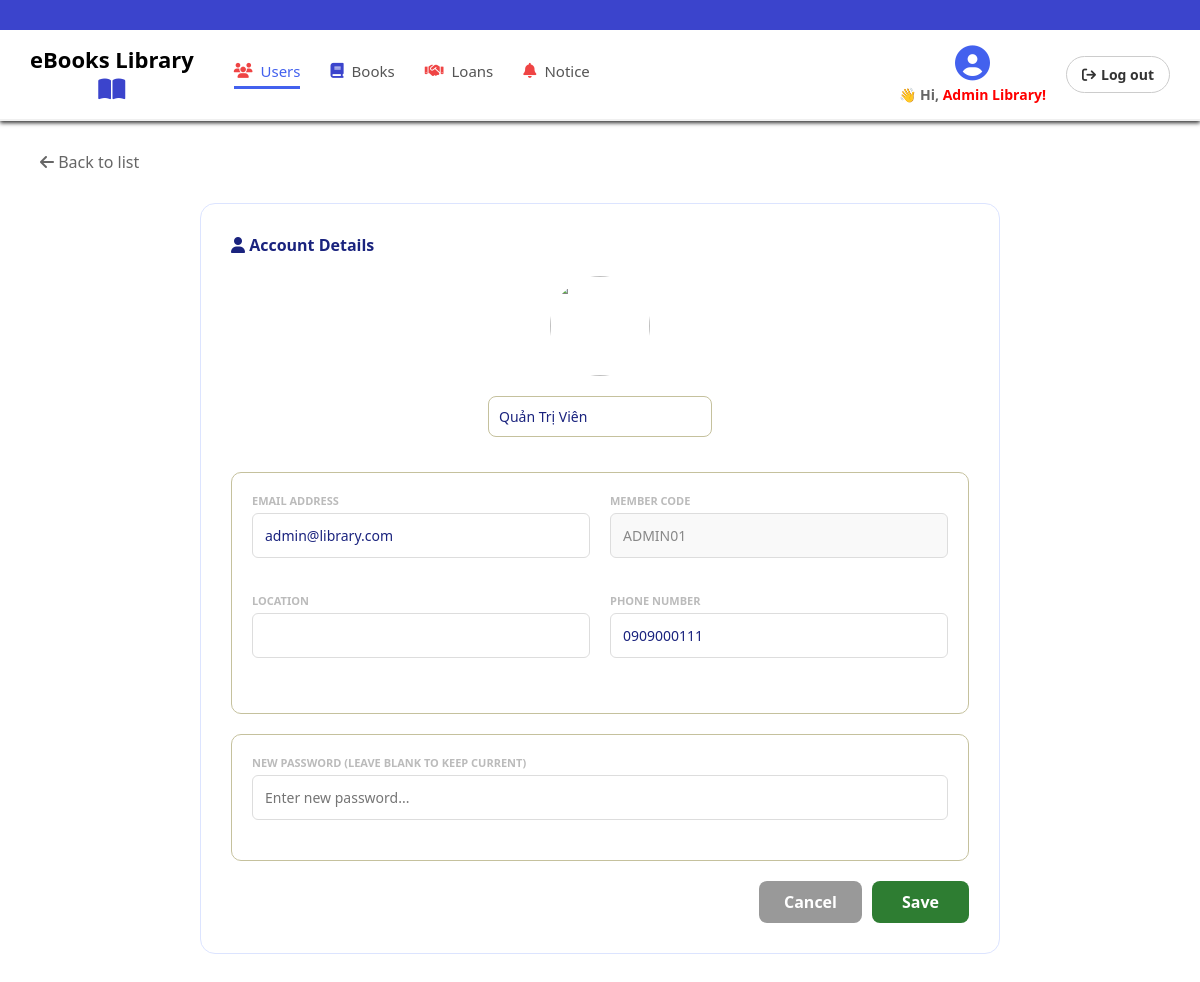
Page /admin/editUser/1 (signed in) on the committed database.
### tables this page shows
CREATE TABLE Users (
    user_id INT AUTO_INCREMENT PRIMARY KEY,
     
    member_code VARCHAR(20) UNIQUE, 
    
    full_name VARCHAR(100) NOT NULL,             
    user_name VARCHAR(100) NOT NULL,
    email VARCHAR(100) NOT NULL UNIQUE,          
    password_hash VARCHAR(255) NOT NULL,         
    phone_number VARCHAR(20) NOT NULL,           
    address TEXT,                                

 
role ENUM('Admin', 'Member') DEFAULT 'Member',

 

failed_login_attempts INT DEFAULT 0,        
    account_locked_until DATETIME NULL,         
    
    created_at DATETIME DEFAULT CURRENT_TIMESTAMP,  
    updated_at DATETIME DEFAULT CURRENT_TIMESTAMP ON UPDATE CURRENT_TIMESTAMP
);

### app/core/App.php (called while the page is built, shortened)
<?php
class App
{
    protected $method = 'index';
    protected function getUrl()
    {
        if (isset($_GET['url'])) {
            $url = rtrim($_GET['url'], '/');
            $url = filter_var($url, FILTER_SANITIZE_URL);
            $url = explode('/', $url);
            return $url;
        }
        return [];
    }
    public function __construct()
    {
        $url = $this->getUrl();
        if (isset($url[0]) && file_exists(APP_ROOT . '/app/controllers/' . ucfirst($url[0]) . 'Controller.php')) {
            unset($url[0]);
        } elseif (isset($url[0]) && !empty($url[0])) {
            die("Error 404: Controller '" . ucfirst($url[0]) . "Controller' not found. Check your filename and URL.");
        }
        $this->controller = new $this->controller;
        if (isset($url[1]) && method_exists($this->controller, $url[1])) {
            $this->method = $url[1];
            unset($url[1]);
        }
        $this->params = $url ? array_values($url) : [];
        call_user_func_array([$this->controller, $this->method], $this->params);
    }
}

### public/index.php (called while the page is built, shortened)
<?php
require_once '../app/core/Database.php';
require_once '../app/core/Controller.php';
require_once '../app/core/App.php';
$app = new App();

### app/models/User.php (called while the page is built, shortened)
<?php
class User
{
    private $db;
    public function __construct()
    {
        $this->db = Database::getInstance();
    }
    public function getUserById($id)
    {
        $sql = "SELECT user_id, member_code, full_name, user_name, email, password_hash, phone_number, address, created_at
                FROM users
                WHERE user_id = :user_id";
        try {
            $stmt = $this->db->getConnection()->prepare($sql);
            $stmt->bindValue(':user_id', $id);
            $stmt->execute();
            return $stmt->fetch(PDO::FETCH_OBJ);
        } catch (PDOException $e) {
            return false;
        }
    }
}

### app/core/Database.php (called while the page is built, shortened)
<?php
class Database
{
    private static $instance = null;
    private $connection;
    private function __construct()
    {
        try {
            $this->connection = new PDO(
                "mysql:host=" . DB_HOST . ";dbname=" . DB_NAME . ";charset=utf8mb4",
                DB_USER,
                DB_PASS
            );
            $this->connection->setAttribute(PDO::ATTR_ERRMODE, PDO::ERRMODE_EXCEPTION);
            $this->connection->setAttribute(PDO::ATTR_DEFAULT_FETCH_MODE, PDO::FETCH_ASSOC);
        } catch (PDOException $e) {
            throw new Exception("Database Connection Failed: " . $e->getMessage());
        }
    }
    public static function getInstance()
    {
        if (self::$instance === null) {
            self::$instance = new self();
        }
        return self::$instance;
    }
    public function getConnection()
    {
        return $this->connection;
    }
}

### app/views/admin/users/edit.php (the view, shortened to what this page needs)
<?php require APP_ROOT . '/app/views/admin/inc/header.php'; ?>
<div class="container">
    <a href="<?php echo URL_ROOT; ?>/admin/users" style="color: #666; text-decoration: none;">
        <i class="fas fa-arrow-left"></i> Back to list
    </a>
    <div class="admin-edit-container">
        <div class="form-title" style="margin-bottom: 20px; font-weight: bold; color: #1a237e;">
            <i class="fas fa-user"></i> Account Details
        </div>
        <form action="<?php echo URL_ROOT; ?>/admin/editUser/<?php echo $data['user_id']; ?>" method="POST">
            <div class="profile-header">
                <img src="<?php echo URL_ROOT; ?>/public/img/default-avatar.png" class="profile-avatar">
                <br>
                <div class="profile-name">
                    <input type="text" name="full_name" value="<?php echo $data['full_name']; ?>" class="form-control text-center">
                </div>
            </div>
            <div class="info-box">
                <div class="form-row">
                    <div class="form-group">
                        <label>EMAIL ADDRESS</label>
                        <input type="email" name="email" value="<?php echo $data['email']; ?>" class="form-control">
                    </div>
                    <div class="form-group">
                        <label>MEMBER CODE</label>
                        <input type="text" value="<?php echo $data['member_code']; ?>" class="form-control" readonly style="background:#f9f9f9; color:#888;">
                    </div>
                </div>
                <div class="form-row">
                    <div class="form-group">
                        <label>LOCATION</label>
                        <input type="text" name="address" value="<?php echo $data['address']; ?>" class="form-control">
                    </div>
                    <div class="form-group">
                        <label>PHONE NUMBER</label>
                        <input type="text" name="phone_number" value="<?php echo $data['phone_number']; ?>" class="form-control">
                    </div>
                </div>
            </div>
            <div class="info-box">
                <div class="form-group">
                    <label>NEW PASSWORD (LEAVE BLANK TO KEEP CURRENT)</label>
                    <div style="position:relative;">
                        <input type="password" name="password" class="form-control" placeholder="Enter new password...">
                    </div>
                </div>
                </div>
            <div class="actions">
                <a href="<?php echo URL_ROOT; ?>/admin/users" class="btn-cancel">Cancel</a>
                <button type="submit" class="btn-save">Save</button>
            </div>
        </form>
    </div>
</div>

### public/css/admin.css (style rules this page uses)
* { margin: 0; padding: 0; box-sizing: border-box; }
body { font-family: 'Inter', sans-serif; background-color: #ffffff; color: #333; display: flex; flex-direction: column; min-height: 100vh; }
.container { padding: 30px 40px; flex: 1; }
.form-group { margin-bottom: 15px; }
.form-group label { display: block; margin-bottom: 5px; font-weight: 500; color: #555; }
.form-group input, .form-group select, .form-group textarea { width: 100%; padding: 10px; border: 1px solid #ddd; border-radius: 5px; font-size: 14px; }
.form-group input:read-only { background-color: #f9f9f9; color: #777; cursor: not-allowed; }
.btn-cancel { background: #eee; color: #333; padding: 10px 20px; border: none; border-radius: 5px; cursor: pointer; }
.btn-save { background: #435ebe; color: white; padding: 10px 20px; border: none; border-radius: 5px; cursor: pointer; }
.form-row { display: flex; gap: 20px; margin-bottom: 15px; }
.form-group { flex: 1; display: flex; flex-direction: column; margin-bottom: 15px; }
.form-group label { margin-bottom: 8px; font-weight: 600; color: #333; }
.form-group input, .form-group select, .form-group textarea { padding: 12px; border: 1px solid #ddd; border-radius: 6px; font-size: 14px; outline: none; transition: border 0.3s; }
.btn-save { background-color: #435ebe; color: white; padding: 12px 30px; border: none; border-radius: 6px; cursor: pointer; font-size: 16px; font-weight: 500; }
.admin-edit-container { max-width: 800px; margin: 30px auto; border: 1px solid #dce4ff; border-radius: 15px; padding: 30px; background: #fff; }
.profile-header { text-align: center; margin-bottom: 30px; }
.profile-avatar { width: 100px; height: 100px; border-radius: 50%; object-fit: cover; }
.profile-name { padding: 5px 30px; display: inline-block; margin-top: 10px; font-weight: bold; font-size: 20px; }
.info-box { border: 1px solid #c5c19d; border-radius: 10px; padding: 20px; margin-bottom: 20px; }
.form-group { flex: 1; }
.form-group label { font-size: 11px; color: #bbb; font-weight: bold; margin-bottom: 5px; display: block; text-transform: uppercase; }
.form-control { width: 100%; padding: 10px; border: 1px solid #c5c19d; border-radius: 8px; font-size: 14px; color: #1a237e; font-weight: 500; }
.actions { display: flex; justify-content: flex-end; gap: 10px; }
.btn-cancel { background: #999; color: white; padding: 10px 25px; border-radius: 8px; text-decoration: none; font-weight: bold; }
.btn-save { background: #2e7d32; color: white; padding: 10px 30px; border-radius: 8px; border: none; cursor: pointer; font-weight: bold; }
:root { --primary-blue: #4361ee; --light-bg: #f5f7fa; --card-bg: #dae4f5; --text-color: #333; --border-color: #ddd; }
* { box-sizing: border-box; margin: 0; padding: 0; font-family: 'Segoe UI', Tahoma, Geneva, Verdana, sans-serif; }
body { background-color: white; }
.form-group { margin-bottom: 20px; }

### rows in the picture
users: full_name "Quản Trị Viên", email "admin@library.com", member_code "ADMIN01", phone_number "0909000111"
